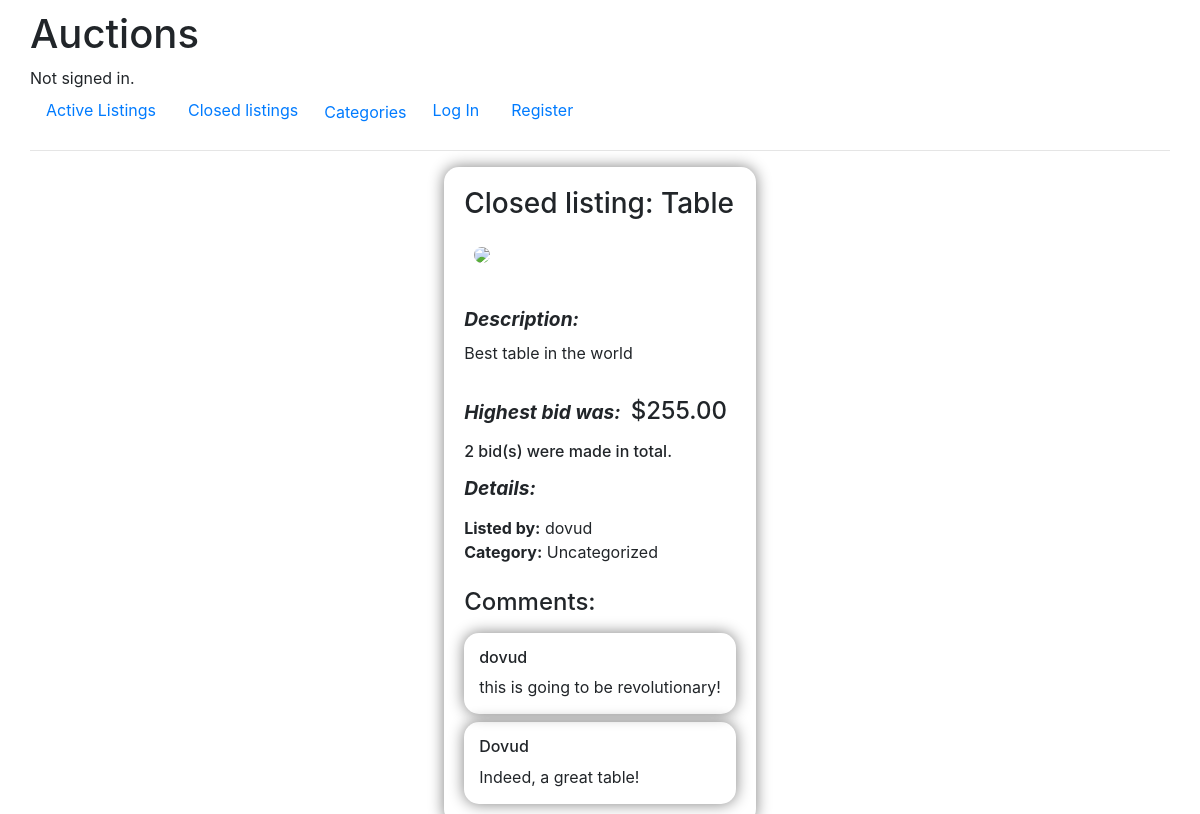
Screenshot of /closed_listing/Table with the database file from the repository.
### auctions/models.py (models this page shows)
class Listing(models.Model):
    user= models.ForeignKey(User, on_delete=models.CASCADE, blank=False, null=False)
    title = models.CharField(max_length=64, unique=True, null=False, blank=False)
    description = models.CharField(max_length=1024, null=False, blank=False)
    starting_bid = models.DecimalField(max_digits=7, decimal_places=2, blank=False, null=False)
    highest_bid = models.DecimalField(max_digits=7, decimal_places=2, blank=False, null=False)
    image = models.URLField(blank=True, null=True)
    time = models.CharField(max_length=32, null=False, blank=False)
    CATEGORY_CHOICES = [
        ("books", "Books"),
        ("technology", "Technology"),
        ("appliances", "Appliances"),
        ("clothes", "Clothes"),
        ("accessories", "Accessories"),
    ]
    category = models.CharField(blank=True, max_length=64, choices=CATEGORY_CHOICES, null=False)
    closed = models.BooleanField(default=False)

class User(AbstractUser):
    pass

class Comment(models.Model):
    user= models.ForeignKey(User, on_delete=models.CASCADE, blank=False, null=False)
    listing = models.ForeignKey(Listing, on_delete=models.CASCADE, blank=False, null=False, related_name="comments")
    comment = models.CharField(max_length=512, null=False, blank=True)

### auctions/views.py (the view, shortened to what this page needs)
# urls.py: path("closed_listing/<str:title>", views.closed_listing, name="closed_listing"),
def closed_listing(request, title):
    "if a user tries to go to a listing page"
    if request.method == "GET":
        listing = Listing.objects.get(title=title)
        comments = Comment.objects.filter(listing=listing)
        bid_number = Bid.objects.get(bid_amount=listing.highest_bid,listing=listing).bid_number
        if request.user.is_authenticated:
            watchlist = Watchlist.objects.filter(user=request.user, watchlist=listing).exists()
            if request.user.is_authenticated and request.user == Bid.objects.get(bid_amount=listing.highest_bid, listing=listing).user:
                return render(request, "auctions/closed_listing.html", {
                    "listing": listing,
                    "comments": comments,
                    "watchlisted": watchlist,
                    "message": "You won the auction! Congrats!!!!",
                    "bid_number": bid_number
                })
            else:
                return render(request, "auctions/closed_listing.html",{
                    "listing": listing,
                    "comments": comments,
                    "watchlisted": watchlist,
                    "bid_number": bid_number
                })
        else:
            return render(request, "auctions/closed_listing.html",{
                    "listing": listing,
                    "comments": comments,
                    "bid_number": bid_number,
                })

### auctions/templates/auctions/closed_listing.html (shortened to what this page needs)
{% extends "auctions/layout.html" %}
{% block body %}
        <div class="listing-container">
            <div class="listing_info">
                <h3>Closed listing: {{listing.title}}</h3>
                {% if listing.image %}
                <img class="image" src="{{ listing.image }}">
                {% endif %}
                <p><div class="header">Description:</div>{{ listing.description }}</p>
                <h4><span class="header" style="margin-right: 10px;">Highest bid was:</span>${{ listing.highest_bid }}</h4>
                <h6>{{ bid_number }} bid(s) were made in total.</h6>
                <h4 class="header">Details:</h4>
                <ul>
                    <li><span class="small-header">Listed by:</span> {{ listing.user }}</li>
                    <li><span class="small-header">Category:</span> {{ listing.category|default:"Uncategorized" }}</li>
                </ul>
                <h4>Comments:</h4>
                {% if comments %}
                {% for comment in comments %}
                <div class="comment"><h6>{{comment.user}}</h6><div>{{ comment.comment }}</div></div>
                {% endfor %}
                {% endif %}
            </div>
        </div>
{% endblock %}

### auctions/static/auctions/styles.css (style rules this page uses)
body { padding: 10px 30px; }
*, *::after, *::before { box-sizing: border-box; margin:0; padding: 0; }
.image { margin: 10px; max-width: 100px; border-radius: 10px; }
.listing-container { display: flex; flex-direction: column; align-items: center; }
.listing_info { box-shadow: 0 0 15px gray ; border-radius: 15px; padding: 20px; display: flex; flex-direction: column; align-items: flex-start; gap: 0.5rem; max-width: 450px; }
html { font-family: sans-serif; }
h3 { text-align: center; }
.header { font-size: 1.2rem; font-weight: bold; font-style: italic; }
li { list-style-type: none; }
ul { padding-left: 0; }
.small-header { font-weight: bold; }
.comment { box-shadow: 0 0 15px gray; width: 100%; border-radius: 15px; padding: 15px; }

### rows the page displays
Listing: title "Table", description "Best table in the world", highest_bid "255.00", user "dovud", category "Uncategorized"
Comment: user "dovud", comment "this is going to be revolutionary!"
Comment: user "Dovud", comment "Indeed, a great table!"

### other values shown
{{ bid_number }} "2"
